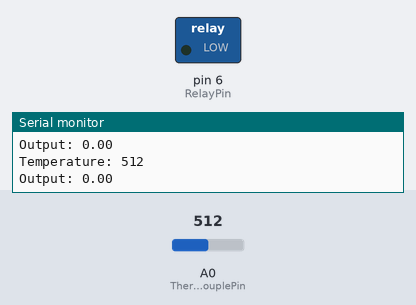
The sketch below on a simulated Arduino Uno, built with avr-gcc and run on an emulated ATmega328P. On the bench: switched loads named in the sketch (green lamp = pin HIGH), the last lines printed to the serial monitor. The inputs (shaded band) are chosen by the test bench; at power-on: A0 (ThermocouplePin) = 512.

Above: at 1.2 s.
1.3 s: A0 (ThermocouplePin) set to 53
At 2.5 s:
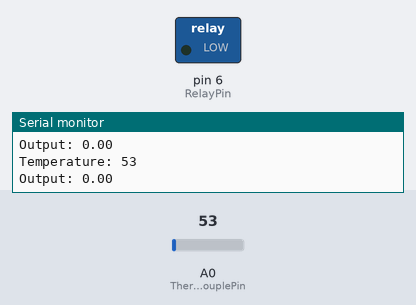
2.9 s: A0 (ThermocouplePin) set to 43
At 5.55 s:
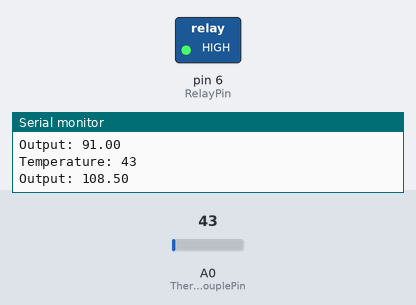
5.9 s: A0 (ThermocouplePin) set to 122
At 7.0 s:
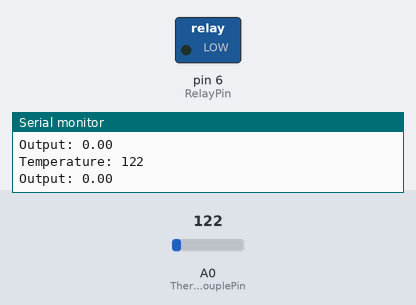
7.4 s: A0 (ThermocouplePin) set to 0
At 8.75 s:
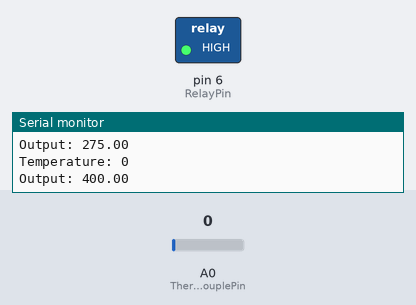
Timing chart, 0 to 10.4 s (numbered marks = the images above; inputs shaded):
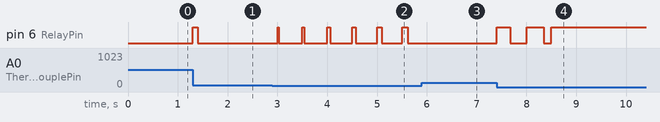

Measured:
- the behaviour switches between 50 and 49 on A0 (ThermocouplePin) (found by bisection; images 1 and 2)
- after the input at 1.3 s, pin 6 (RelayPin): LOW → HIGH at once, → LOW 0.10 s later
- after the input at 2.9 s, pin 6 (RelayPin): LOW → HIGH after 0.10 s, then repeats every 0.52 s: LOW 0.48 s, HIGH 0.04 s
- after the input at 5.9 s, pin 6 (RelayPin): stops changing and stays LOW
- after the input at 7.4 s, pin 6 (RelayPin): goes HIGH 0.28 s, LOW 0.33 s, HIGH 0.35 s, LOW 0.15 s, then HIGH, starting at once

The sketch:

PIDRelayController.ino
```cpp
/********************************************************
 Modified PID Relay Controller based on online example
 Authors: Oliver Fang, Will Scheideler
 Date last updated: 1/19/2013
 ********************************************************/

#include <PID_v1.h>
#define RelayPin 6
#define ThermocouplePin A0

//Define Variables we'll be connecting to
double Setpoint, Input, Output;

//Specify the links and initial tuning parameters
//kp = 2 (proportional gain - difference between the current temperature and the set point)
//ki = 5 (integral gain - proportional to the magnitude and duration of error)
//kd = 1 (derivative gain - slope of the error over time)
PID myPID(&Input, &Output, &Setpoint, 2, 5, 1, DIRECT);

//WindowSize is essentially the period of the PWM
int WindowSize = 500;
unsigned long windowStartTime;

void setup()
{
  pinMode(RelayPin, OUTPUT);
  windowStartTime = millis(); //set to milliseconds

  PIDsetup(50, WindowSize);

  Serial.begin(9600);
}

void loop()
{
  Input = analogRead(ThermocouplePin);
  myPID.Compute();

  //turn the output pin on/off based on pid output
  unsigned long now = millis();

  if(now - windowStartTime>WindowSize)
  { //time to shift the Relay Window
    windowStartTime += WindowSize;
    Serial.print("Temperature: ");
    Serial.println(analogRead(ThermocouplePin));

    Serial.print("Output: ");
    Serial.println(Output);
  }

  if(Output > now - windowStartTime)
  {
    digitalWrite(RelayPin, HIGH);
  }
  else
  {
    digitalWrite(RelayPin, LOW);
  }
}

void PIDsetup(int x, int WindowSize)
{
  //initialize the variables we're linked to
  Setpoint = x;

  //tell the PID to range between 0 and the full window size
  myPID.SetOutputLimits(0, WindowSize);

  //turn the PID on
  myPID.SetMode(AUTOMATIC);
}
```
